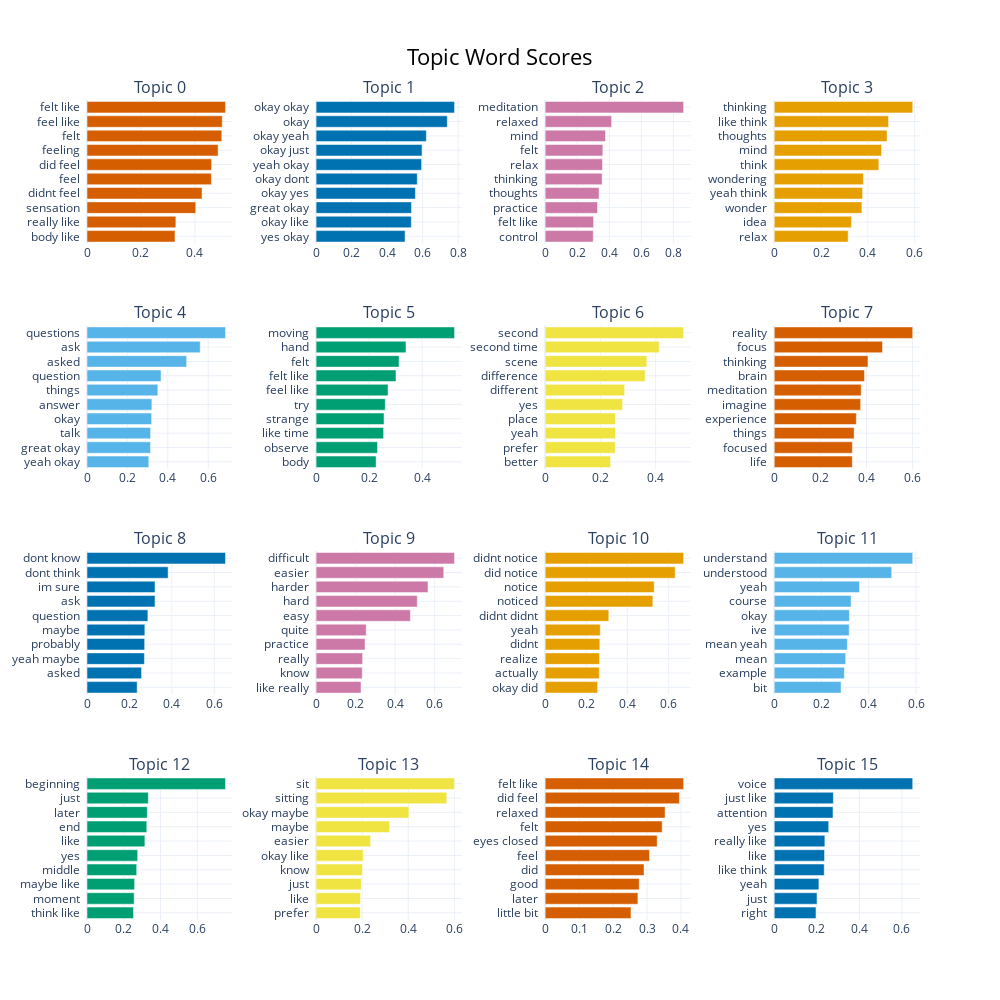

The code cell stored with this chart in its notebook:
### Code cell
topic_model.visualize_barchart(top_n_topics = 16, n_words = 10)

### Figure 1 — Plotly figure (JSON) as saved in the notebook; plotly's stock layout.template omitted (floating-point values rounded to 4 significant figures)
{"data": [{"marker": {"color": "#D55E00"}, "orientation": "h", "type": "bar", "x": [0.3264, 0.3295, 0.4033, 0.4265, 0.4611, 0.462, 0.4862, 0.4998, 0.5015, 0.5135], "xaxis": "x", "y": ["body like  ", "really like  ", "sensation  ", "didnt feel  ", "feel  ", "did feel  ", "feeling  ", "felt  ", "feel like  ", "felt like  "], "yaxis": "y"}, {"marker": {"color": "#0072B2"}, "orientation": "h", "type": "bar", "x": [0.5017, 0.5365, 0.5373, 0.5595, 0.5701, 0.5944, 0.5969, 0.6213, 0.7393, 0.7802], "xaxis": "x2", "y": ["yes okay  ", "okay like  ", "great okay  ", "okay yes  ", "okay dont  ", "yeah okay  ", "okay just  ", "okay yeah  ", "okay  ", "okay okay  "], "yaxis": "y2"}, {"marker": {"color": "#CC79A7"}, "orientation": "h", "type": "bar", "x": [0.3001, 0.3021, 0.3266, 0.3364, 0.3555, 0.3575, 0.3598, 0.3765, 0.4145, 0.8637], "xaxis": "x3", "y": ["control  ", "felt like  ", "practice  ", "thoughts  ", "thinking  ", "relax  ", "felt  ", "mind  ", "relaxed  ", "meditation  "], "yaxis": "y3"}, {"marker": {"color": "#E69F00"}, "orientation": "h", "type": "bar", "x": [0.3159, 0.3299, 0.3745, 0.3776, 0.3808, 0.4469, 0.4585, 0.4819, 0.4883, 0.5915], "xaxis": "x4", "y": ["relax  ", "idea  ", "wonder  ", "yeah think  ", "wondering  ", "think  ", "mind  ", "thoughts  ", "like think  ", "thinking  "], "yaxis": "y4"}, {"marker": {"color": "#56B4E9"}, "orientation": "h", "type": "bar", "x": [0.3059, 0.3145, 0.3149, 0.32, 0.3213, 0.3507, 0.3666, 0.4935, 0.5606, 0.6856], "xaxis": "x5", "y": ["yeah okay  ", "great okay  ", "talk  ", "okay  ", "answer  ", "things  ", "question  ", "asked  ", "ask  ", "questions  "], "yaxis": "y5"}, {"marker": {"color": "#009E73"}, "orientation": "h", "type": "bar", "x": [0.2265, 0.2317, 0.2547, 0.2563, 0.2609, 0.2715, 0.3014, 0.313, 0.3391, 0.5223], "xaxis": "x6", "y": ["body  ", "observe  ", "like time  ", "strange  ", "try  ", "feel like  ", "felt like  ", "felt  ", "hand  ", "moving  "], "yaxis": "y6"}, {"marker": {"color": "#F0E442"}, "orientation": "h", "type": "bar", "x": [0.237, 0.2535, 0.2547, 0.2549, 0.2803, 0.2876, 0.3621, 0.368, 0.4124, 0.5012], "xaxis": "x7", "y": ["better  ", "prefer  ", "yeah  ", "place  ", "yes  ", "different  ", "difference  ", "scene  ", "second time  ", "second  "], "yaxis": "y7"}, {"marker": {"color": "#D55E00"}, "orientation": "h", "type": "bar", "x": [0.3386, 0.3389, 0.3465, 0.356, 0.3747, 0.3771, 0.3915, 0.4065, 0.4694, 0.6005], "xaxis": "x8", "y": ["life  ", "focused  ", "things  ", "experience  ", "imagine  ", "meditation  ", "brain  ", "thinking  ", "focus  ", "reality  "], "yaxis": "y8"}, {"marker": {"color": "#0072B2"}, "orientation": "h", "type": "bar", "x": [0.2365, 0.2572, 0.2705, 0.2718, 0.2727, 0.2869, 0.3206, 0.3206, 0.3824, 0.6527], "xaxis": "x9", "y": ["  ", "asked  ", "yeah maybe  ", "probably  ", "maybe  ", "question  ", "ask  ", "im sure  ", "dont think  ", "dont know  "], "yaxis": "y9"}, {"marker": {"color": "#CC79A7"}, "orientation": "h", "type": "bar", "x": [0.2274, 0.2335, 0.2354, 0.2477, 0.2536, 0.477, 0.5119, 0.5663, 0.6459, 0.7005], "xaxis": "x10", "y": ["like really  ", "know  ", "really  ", "practice  ", "quite  ", "easy  ", "hard  ", "harder  ", "easier  ", "difficult  "], "yaxis": "y10"}, {"marker": {"color": "#E69F00"}, "orientation": "h", "type": "bar", "x": [0.2555, 0.2636, 0.2644, 0.2662, 0.2684, 0.3099, 0.5246, 0.5312, 0.6331, 0.6744], "xaxis": "x11", "y": ["okay did  ", "actually  ", "realize  ", "didnt  ", "yeah  ", "didnt didnt  ", "noticed  ", "notice  ", "did notice  ", "didnt notice  "], "yaxis": "y11"}, {"marker": {"color": "#56B4E9"}, "orientation": "h", "type": "bar", "x": [0.2828, 0.2967, 0.3023, 0.3094, 0.317, 0.318, 0.3253, 0.3608, 0.4969, 0.5858], "xaxis": "x12", "y": ["bit  ", "example  ", "mean  ", "mean yeah  ", "ive  ", "okay  ", "course  ", "yeah  ", "understood  ", "understand  "], "yaxis": "y12"}, {"marker": {"color": "#009E73"}, "orientation": "h", "type": "bar", "x": [0.2528, 0.2567, 0.259, 0.2704, 0.2757, 0.315, 0.3255, 0.3279, 0.3336, 0.7535], "xaxis": "x13", "y": ["think like  ", "moment  ", "maybe like  ", "middle  ", "yes  ", "like  ", "end  ", "later  ", "just  ", "beginning  "], "yaxis": "y13"}, {"marker": {"color": "#F0E442"}, "orientation": "h", "type": "bar", "x": [0.1921, 0.1929, 0.1962, 0.2013, 0.2047, 0.2368, 0.3192, 0.4028, 0.5673, 0.6011], "xaxis": "x14", "y": ["prefer  ", "like  ", "just  ", "know  ", "okay like  ", "easier  ", "maybe  ", "okay maybe  ", "sitting  ", "sit  "], "yaxis": "y14"}, {"marker": {"color": "#D55E00"}, "orientation": "h", "type": "bar", "x": [0.2528, 0.2732, 0.277, 0.2912, 0.3074, 0.33, 0.3447, 0.3532, 0.3953, 0.4079], "xaxis": "x15", "y": ["little bit  ", "later  ", "good  ", "did  ", "feel  ", "eyes closed  ", "felt  ", "relaxed  ", "did feel  ", "felt like  "], "yaxis": "y15"}, {"marker": {"color": "#0072B2"}, "orientation": "h", "type": "bar", "x": [0.1961, 0.2011, 0.2098, 0.2349, 0.2363, 0.2378, 0.2558, 0.2759, 0.2778, 0.6503], "xaxis": "x16", "y": ["right  ", "just  ", "yeah  ", "like think  ", "like  ", "really like  ", "yes  ", "attention  ", "just like  ", "voice  "], "yaxis": "y16"}], "layout": {"annotations": [{"font": {"size": 16}, "showarrow": false, "text": "Topic 0", "x": 0.0875, "xanchor": "center", "xref": "paper", "y": 1, "yanchor": "bottom", "yref": "paper"}, {"font": {"size": 16}, "showarrow": false, "text": "Topic 1", "x": 0.3625, "xanchor": "center", "xref": "paper", "y": 1, "yanchor": "bottom", "yref": "paper"}, {"font": {"size": 16}, "showarrow": false, "text": "Topic 2", "x": 0.6375, "xanchor": "center", "xref": "paper", "y": 1, "yanchor": "bottom", "yref": "paper"}, {"font": {"size": 16}, "showarrow": false, "text": "Topic 3", "x": 0.9125, "xanchor": "center", "xref": "paper", "y": 1, "yanchor": "bottom", "yref": "paper"}, {"font": {"size": 16}, "showarrow": false, "text": "Topic 4", "x": 0.0875, "xanchor": "center", "xref": "paper", "y": 0.725, "yanchor": "bottom", "yref": "paper"}, {"font": {"size": 16}, "showarrow": false, "text": "Topic 5", "x": 0.3625, "xanchor": "center", "xref": "paper", "y": 0.725, "yanchor": "bottom", "yref": "paper"}, {"font": {"size": 16}, "showarrow": false, "text": "Topic 6", "x": 0.6375, "xanchor": "center", "xref": "paper", "y": 0.725, "yanchor": "bottom", "yref": "paper"}, {"font": {"size": 16}, "showarrow": false, "text": "Topic 7", "x": 0.9125, "xanchor": "center", "xref": "paper", "y": 0.725, "yanchor": "bottom", "yref": "paper"}, {"font": {"size": 16}, "showarrow": false, "text": "Topic 8", "x": 0.0875, "xanchor": "center", "xref": "paper", "y": 0.45, "yanchor": "bottom", "yref": "paper"}, {"font": {"size": 16}, "showarrow": false, "text": "Topic 9", "x": 0.3625, "xanchor": "center", "xref": "paper", "y": 0.45, "yanchor": "bottom", "yref": "paper"}, {"font": {"size": 16}, "showarrow": false, "text": "Topic 10", "x": 0.6375, "xanchor": "center", "xref": "paper", "y": 0.45, "yanchor": "bottom", "yref": "paper"}, {"font": {"size": 16}, "showarrow": false, "text": "Topic 11", "x": 0.9125, "xanchor": "center", "xref": "paper", "y": 0.45, "yanchor": "bottom", "yref": "paper"}, {"font": {"size": 16}, "showarrow": false, "text": "Topic 12", "x": 0.0875, "xanchor": "center", "xref": "paper", "y": 0.175, "yanchor": "bottom", "yref": "paper"}, {"font": {"size": 16}, "showarrow": false, "text": "Topic 13", "x": 0.3625, "xanchor": "center", "xref": "paper", "y": 0.175, "yanchor": "bottom", "yref": "paper"}, {"font": {"size": 16}, "showarrow": false, "text": "Topic 14", "x": 0.6375, "xanchor": "center", "xref": "paper", "y": 0.175, "yanchor": "bottom", "yref": "paper"}, {"font": {"size": 16}, "showarrow": false, "text": "Topic 15", "x": 0.9125, "xanchor": "center", "xref": "paper", "y": 0.175, "yanchor": "bottom", "yref": "paper"}], "height": 1000, "hoverlabel": {"bgcolor": "white", "font": {"family": "Rockwell", "size": 16}}, "showlegend": false, "title": {"font": {"color": "Black", "size": 22}, "text": "Topic Word Scores", "x": 0.5, "xanchor": "center", "yanchor": "top"}, "width": 1000, "xaxis": {"anchor": "y", "domain": [0, 0.175], "showgrid": true}, "xaxis10": {"anchor": "y10", "domain": [0.275, 0.45], "showgrid": true}, "xaxis11": {"anchor": "y11", "domain": [0.55, 0.725], "showgrid": true}, "xaxis12": {"anchor": "y12", "domain": [0.825, 1], "showgrid": true}, "xaxis13": {"anchor": "y13", "domain": [0, 0.175], "showgrid": true}, "xaxis14": {"anchor": "y14", "domain": [0.275, 0.45], "showgrid": true}, "xaxis15": {"anchor": "y15", "domain": [0.55, 0.725], "showgrid": true}, "xaxis16": {"anchor": "y16", "domain": [0.825, 1], "showgrid": true}, "xaxis2": {"anchor": "y2", "domain": [0.275, 0.45], "showgrid": true}, "xaxis3": {"anchor": "y3", "domain": [0.55, 0.725], "showgrid": true}, "xaxis4": {"anchor": "y4", "domain": [0.825, 1], "showgrid": true}, "xaxis5": {"anchor": "y5", "domain": [0, 0.175], "showgrid": true}, "xaxis6": {"anchor": "y6", "domain": [0.275, 0.45], "showgrid": true}, "xaxis7": {"anchor": "y7", "domain": [0.55, 0.725], "showgrid": true}, "xaxis8": {"anchor": "y8", "domain": [0.825, 1], "showgrid": true}, "xaxis9": {"anchor": "y9", "domain": [0, 0.175], "showgrid": true}, "yaxis": {"anchor": "x", "domain": [0.825, 1], "showgrid": true}, "yaxis10": {"anchor": "x10", "domain": [0.275, 0.45], "showgrid": true}, "yaxis11": {"anchor": "x11", "domain": [0.275, 0.45], "showgrid": true}, "yaxis12": {"anchor": "x12", "domain": [0.275, 0.45], "showgrid": true}, "yaxis13": {"anchor": "x13", "domain": [0, 0.175], "showgrid": true}, "yaxis14": {"anchor": "x14", "domain": [0, 0.175], "showgrid": true}, "yaxis15": {"anchor": "x15", "domain": [0, 0.175], "showgrid": true}, "yaxis16": {"anchor": "x16", "domain": [0, 0.175], "showgrid": true}, "yaxis2": {"anchor": "x2", "domain": [0.825, 1], "showgrid": true}, "yaxis3": {"anchor": "x3", "domain": [0.825, 1], "showgrid": true}, "yaxis4": {"anchor": "x4", "domain": [0.825, 1], "showgrid": true}, "yaxis5": {"anchor": "x5", "domain": [0.55, 0.725], "showgrid": true}, "yaxis6": {"anchor": "x6", "domain": [0.55, 0.725], "showgrid": true}, "yaxis7": {"anchor": "x7", "domain": [0.55, 0.725], "showgrid": true}, "yaxis8": {"anchor": "x8", "domain": [0.55, 0.725], "showgrid": true}, "yaxis9": {"anchor": "x9", "domain": [0.275, 0.45], "showgrid": true}}}
